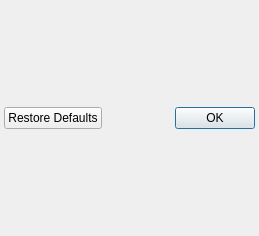
<?xml version="1.0" encoding="UTF-8"?>
<ui version="4.0">
 <class>Playlist::UI::PropertiesDialog</class>
 <widget class="QDialog" name="PropertiesDialog">
  <property name="geometry">
   <rect>
    <x>0</x>
    <y>0</y>
    <width>259</width>
    <height>236</height>
   </rect>
  </property>
  <property name="contextMenuPolicy">
   <enum>Qt::NoContextMenu</enum>
  </property>
  <layout class="QGridLayout" name="gridLayout">
   <property name="margin">
    <number>4</number>
   </property>
   <property name="spacing">
    <number>2</number>
   </property>
   <item row="1" column="0">
    <widget class="QDialogButtonBox" name="buttons">
     <property name="standardButtons">
      <set>QDialogButtonBox::Ok|QDialogButtonBox::RestoreDefaults</set>
     </property>
    </widget>
   </item>
   <item row="0" column="0">
    <layout class="QGridLayout" name="itemsLayout">
     <property name="spacing">
      <number>2</number>
     </property>
    </layout>
   </item>
  </layout>
 </widget>
 <resources/>
 <connections>
  <connection>
   <sender>buttons</sender>
   <signal>accepted()</signal>
   <receiver>PropertiesDialog</receiver>
   <slot>accept()</slot>
   <hints>
    <hint type="sourcelabel">
     <x>129</x>
     <y>220</y>
    </hint>
    <hint type="destinationlabel">
     <x>129</x>
     <y>117</y>
    </hint>
   </hints>
  </connection>
 </connections>
</ui>
